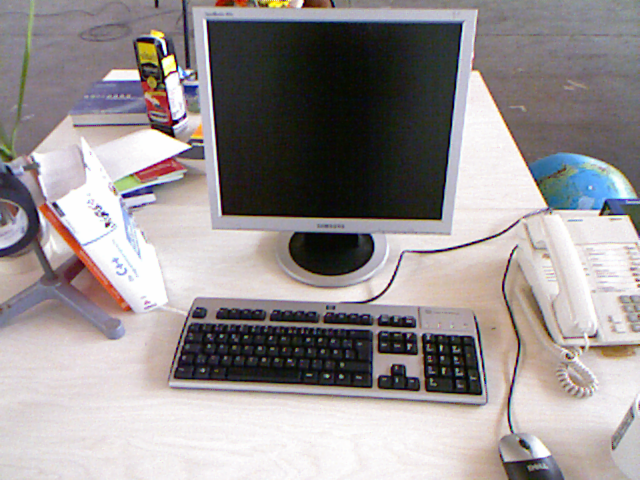
//> input picture test.png, 640 x 480 px
$ ./img_pca   (built with g++ and OpenCV 4)
//> lines starting //> are read from the running program, lines starting //| are printed output that depends on the picture
### common.h
#include <chrono>
#include <iostream>
#include <random>

#include <opencv2/opencv.hpp>

#include <Eigen/Dense>

constexpr double kRad2Deg = 180 / M_PI;
constexpr double kDeg2Rad = M_PI / 180;

constexpr int kImgWidth = 640;
constexpr int kImgHeight = 480;

struct Log {
    template <typename T>
    Log& operator<<(const T& value) {
        std::cout << value;
        return *this;  // 实现禁止输出相关log
    }
    ~Log() { std::cout << std::endl; }
};

#define Info Log()

// 行优先存入
// clang-format off
const Eigen::Matrix3d K = (Eigen::Matrix3d() << 620.0, 0.0, 320.0,
                                                0.0, 240.0, 420.0,
                                                0.0, 0.0, 1.0).finished();
const Eigen::Matrix3d invK = K.inverse();
// clang-format on

// [9 lines left out: function SkewSymmetric, not called in this run]

### img_pca.cpp
#include "common.h"

using namespace std;

int main(int argc, char **argv) {

  double message_ratio = 0.5;

  if (argc > 1) {
    message_ratio = atof(argv[1]);
  }
  const string img_path = "../src/test.png";
  cv::Mat img = cv::imread(img_path, cv::IMREAD_GRAYSCALE);
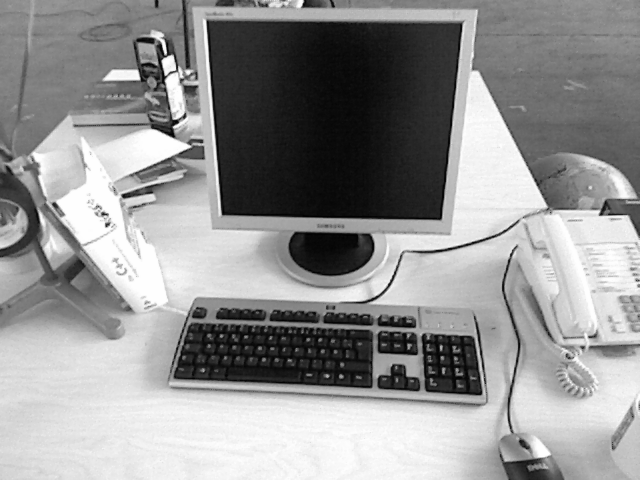
//> img: 480 rows x 640 cols, CV_8UC1; min 1, max 254, mean 147.4
  if (img.empty()) {
    cout << "img empty!";
    return -1;
  } else {
    cout << img.size << endl;
//| 480 x 640
    // cv::imshow("test img", img);
    // cv::waitKey();
  }

  // cv::COLOR_BGR2GRAY;
  message_ratio = min(message_ratio, 1.0);
  Eigen::Matrix<float, Eigen::Dynamic, Eigen::Dynamic, Eigen::RowMajor> mat;
  mat.resize(img.rows, img.cols);
  for (int i = 0; i < img.rows; ++i) {
    for (int j = 0; j < img.cols; ++j) {
      mat(i, j) = img.ptr<uint8_t>(i)[j];
    }
  }
  // cout << "mat:\n" << mat << endl;

  Eigen::JacobiSVD<Eigen::MatrixXf> svd(mat, Eigen::ComputeFullU |
                                                 Eigen::ComputeFullV);
  const Eigen::MatrixXf U = svd.matrixU();
  const Eigen::MatrixXf V = svd.matrixV();
  Eigen::VectorXf s = svd.singularValues();

  cout << "singularValues: " << s.head(10).transpose() << endl;
//| singularValues: 86956.5   22814   11025 9769.38 6386.09 5865.73 5673.92 4742.61 3903.43 3662.57

  // [24 lines of commented-out code are left out]

  int m = int(message_ratio * s.rows());
//> m = 240

  const Eigen::MatrixXf compress_mat = U.block(0, 0, U.rows(), m) *
                                       s.middleRows(0, m).asDiagonal() *
                                       V.block(0, 0, V.rows(), m).transpose();

  cv::Mat com_img = img.clone();
  for (int i = 0; i < img.rows; ++i) {
    for (int j = 0; j < img.cols; ++j) {
      //  mat(i, j) = img.ptr<uint8_t>(i)[j];
      com_img.ptr<uint8_t>(i)[j] = uint8_t(compress_mat(i, j));
    }
  }

  cv::Mat merge_img(img.rows, img.cols * 2, img.type());
  img.copyTo(merge_img.rowRange(0, img.rows).colRange(0, img.cols));
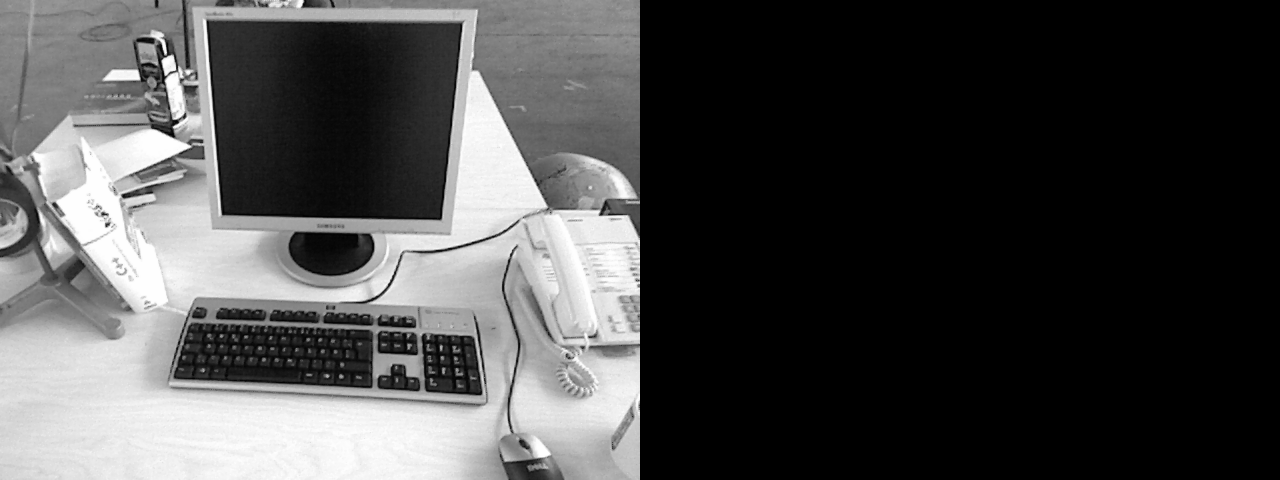
//> merge_img: 480 rows x 1280 cols, CV_8UC1; min 0, max 254, mean 73.7
  com_img.copyTo(
      merge_img.rowRange(0, img.rows).colRange(img.cols, img.cols * 2));
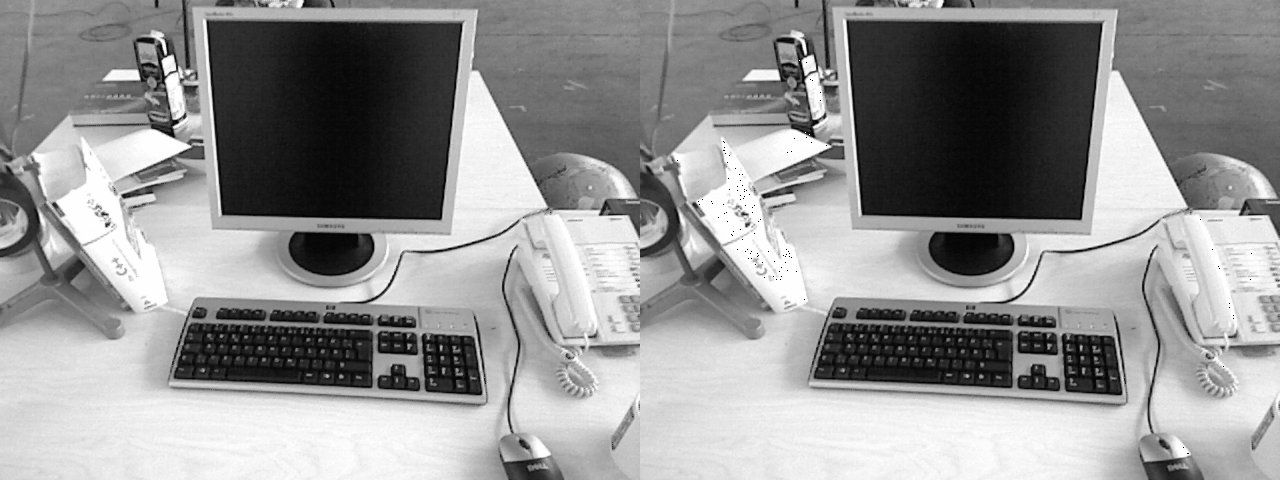
//> merge_img: 480 rows x 1280 cols, CV_8UC1; min 0, max 255, mean 147.2
  cv::imshow("merge_img", merge_img);
  cv::waitKey();

  return 0;
}
